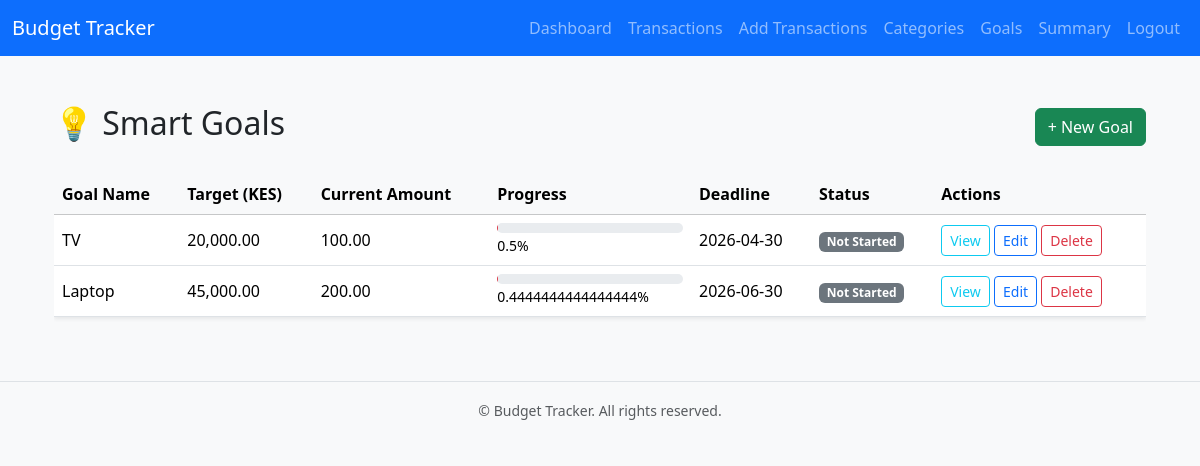
Page /goals (signed in) on the committed database.
### app/models.py (models this page shows, shortened)
class Goal(db.Model):
    id = db.Column(db.Integer, primary_key=True)
    name = db.Column(db.String(120), nullable=False)
    description = db.Column(db.Text, nullable=True)
    target_amount = db.Column(db.Float, default=0, nullable=False)
    current_amount = db.Column(db.Float, default=0.0)
    deadline = db.Column(db.Date, nullable=False)
    progress = db.Column(db.Float, default=0.0)
    status = db.Column(db.String(50), default="Not Started")
    user_id = db.Column(db.Integer, db.ForeignKey('user.id'), nullable=False)
    category_id = db.Column(db.Integer, db.ForeignKey('category.id'), nullable=True)
    created_at = db.Column(db.DateTime, default=datetime.utcnow)

### app/routes.py (the view)
@bp.route('/goals')
@login_required
def goals():
    user_goals = Goal.query.filter_by(user_id=current_user.id).all()
    return render_template('goals.html', goals=user_goals)

### app/__init__.py (called while the page is built)
def create_app():
    app = Flask(__name__)
    app.config.from_object('config.Config')
    db.init_app(app)
    migrate.init_app(app, db)
    login_manager.init_app(app)
    from .models import User
    @login_manager.user_loader
    def load_user(user_id):
        return User.query.get(int(user_id))
    from app.auth.routes import bp as auth_bp
    app.register_blueprint(auth_bp, url_prefix='/auth')
    from app.routes import bp as main_bp
    app.register_blueprint(main_bp)
    return app

### app/templates/goals.html (shortened to what this page needs)
{% extends "base.html" %}
{% block content %}
<div class="container mt-4">
    <div class="d-flex justify-content-between align-items-center mb-4">
        <h2>💡 Smart Goals</h2>
        <a href="{{ url_for('main.add_goal') }}" class="btn btn-success">
            + New Goal
        </a>
    </div>
     <div class="table-responsive d-none d-md-block">
        <table class="table table-hover align-middle shadow-sm">
            <thead class="table-light">
                <tr>
                    <th>Goal Name</th>
                    <th>Target (KES)</th>
                    <th>Current Amount</th>
                    <th>Progress</th>
                    <th>Deadline</th>
                    <th>Status</th>
                    <th>Actions</th>
                </tr>
            </thead>
            <tbody>
                {% for goal in goals %}
                <tr>
                    <td>{{ goal.name }}</td>
                    <td>{{ "{:,.2f}".format(goal.target_amount or 0) }}</td>
                    <td>{{ "{:,.2f}".format(goal.current_amount or 0) }}</td>
                    <td>
                        <div class="progress" style="height: 10px;">
                        </div>
                        <small>{{ goal.progress }}%</small>
                    </td>
                    <td>{{ goal.deadline.strftime('%Y-%m-%d') }}</td>
                    <td>
                        <span class="badge
                            {% if goal.status == 'Completed' %}bg-success
                            {% elif goal.status == 'In Progress' %}bg-warning
                            {% else %}bg-secondary{% endif %}">
                            {{ goal.status }}
                        </span>
                    </td>
                    <td>
                        <a href="{{ url_for('main.view_goal', id=goal.id) }}" class="btn btn-sm btn-outline-info">View</a>
                        <a href="{{ url_for('main.edit_goal', id=goal.id) }}" class="btn btn-sm btn-outline-primary">Edit</a>
                        <form action="{{ url_for('main.delete_goal', id=goal.id) }}" method="post" style="display: inline;">
                            <button type="submit" class="btn btn-outline-danger btn-sm">Delete</button>
                        </form>
                    </td>
                </tr>
                {% else %}
                <tr>
                    <td colspan="6" class="text-center text-muted py-3">
                        No goals yet. Start by creating one!
                    </td>
                </tr>
                {% endfor %}
            </tbody>
        </table>
     </div>
</div>
{% endblock %}

### app/static/css/style.css (style rules this page uses)
body { font-family: 'segoe UI', sans-serif; }

### rows in the picture
Goal: name "TV", target_amount "20,000.00", current_amount "100.00", progress "0.5", deadline "2026-04-30", status "Not Started"
Goal: name "Laptop", target_amount "45,000.00", current_amount "200.00", progress "0.4444444444444444", deadline "2026-06-30", status "Not Started"
